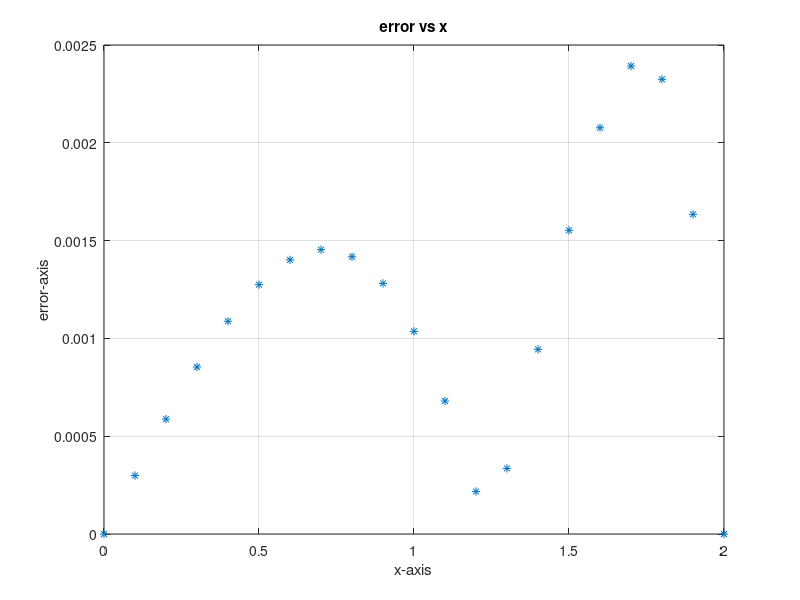

Here is the MATLAB script that generated this plot:
% Finite Difference Method

f = @(x, y, z) 2*z - y + x*exp(x) - x;
yexact = @(x) 1/6*x^3*exp(x) - 5/3*x*exp(x) + 2*exp(x) - x - 2;
a = 0; %Input the left endpoint
b = 2; %Input the right endpoint
alpha = 0; %Input the initial condition
beta = -4; %Input the initial condition
h = 0.1; %Input the h
%Input the exact equation
yexact = @(x) 1/6*x^3*exp(x) - 5/3*x*exp(x) + 2*exp(x) - x - 2;
%Set the number of steps
N = ((b-a)/h) - 1;
x_values = a:h:b;
p = 2;
q = -1;
r = @(x) x*exp(x) - x;
A = zeros(N, N);
b_vec = zeros(N, 1);
A(1, 1) = 2 + h^2 * q;
A(1, 2) = -1 + (h/2) * p;
b_vec(1) = -h^2 * r(a + h) + (1 + (h/2) * p) * alpha;
for i = 2:N-1
x = a + i * h;
A(i, i-1) = -1 - (h/2) * p;
A(i, i) = 2 + h^2 * q;
A(i, i+1) = -1 + (h/2) * p;
b_vec(i) = -h^2 * r(x);
end
A(N, N-1) = -1 - (h/2) * p;
A(N, N) = 2 + h^2 * q;
b_vec(N) = -h^2 * r(b - h) + (1 - (h/2) * p) * beta;
w_values = [alpha; A\b_vec; beta];
for i = 1:N+2
x = a + (i-1) * h;
end

%Plotting the error
yex = zeros(1, N + 2);
err = zeros(1, N + 2);
for i = 1:N+2
x = a + (i - 1) * h;
yex(i) = yexact(x);
err(i) = abs(w_values(i) - yex(i));
end
figure()
plot(x_values, err, '*');
xlabel('x-axis');
ylabel('error-axis');
title('error vs x');
grid on;

% Computing the error of L1 norm
L1_norm = sum(err * h);
fprintf('The error of L1 norm: %.9f\n' , L1_norm);

% Computing the error of L2 norm
L2_norm = sqrt(sum(err.^2 * h));
fprintf('The error of L2 norm: %.9f\n' , L2_norm);